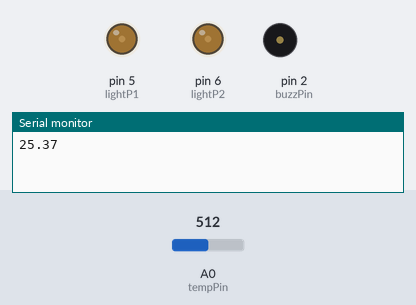
The sketch below on a simulated Arduino Uno, built with avr-gcc and run on an emulated ATmega328P. On the bench: output pins drawn as LEDs (lit = HIGH), buzzer (waves = sounding), the last lines printed to the serial monitor. The inputs (shaded band) are chosen by the test bench; at power-on: A0 (tempPin) = 512.

Above: at 1.2 s.
1.3 s: A0 (tempPin) set to 545
At 2.5 s:
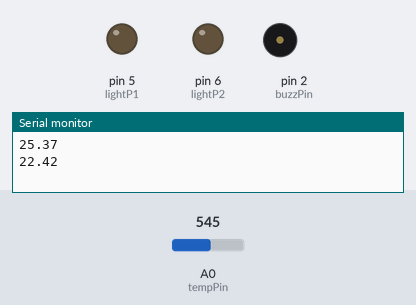
3.0 s: A0 (tempPin) set to 306
At 4.5 s:
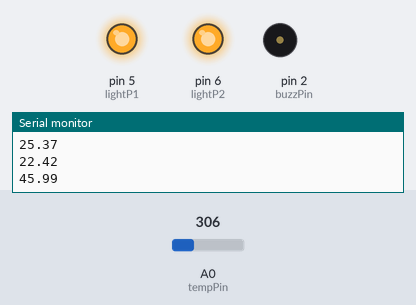
7.5 s: A0 (tempPin) set to 473
11.0 s: A0 (tempPin) set to 498
At 12.2 s:
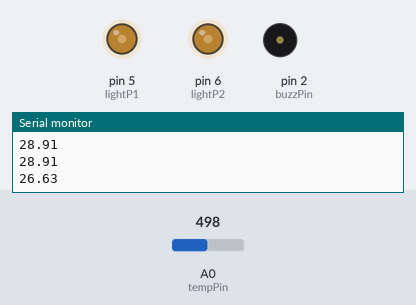
15.5 s: A0 (tempPin) set to 511
At 15.9 s:
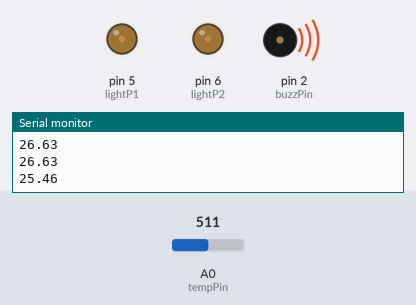
Timing chart, 0 to 21.5 s (numbered marks = the images above; inputs shaded):
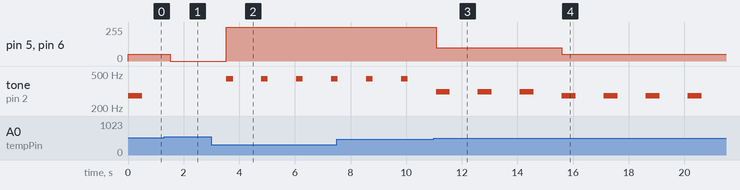

Measured:
- the behaviour switches between 527 and 528 on A0 (tempPin) (found by bisection; images 0 and 1)
- the behaviour switches between 482 and 483 on A0 (tempPin) (found by bisection; images 2 and 3)
- after the input at 1.3 s, pin 5 (lightP1), pin 6 (lightP2): 50/255 → 0/255 after 0.22 s; tone on pin 2 (buzzPin): stays silent (without the input it goes to 277 Hz after 0.22 s)
- after the input at 3.0 s, pin 5 (lightP1), pin 6 (lightP2): 0/255 → 255/255 after 0.53 s; tone on pin 2 (buzzPin): alternates 440 Hz for 0.25 s and silent for 1.0 s, starting after 0.53 s
- after the input at 11.0 s, pin 5 (lightP1), pin 6 (lightP2): 255/255 → 100/255 after 0.07 s
- after the input at 15.5 s, pin 5 (lightP1), pin 6 (lightP2): 100/255 → 50/255 after 0.10 s

The sketch:

buzzTemp.ino
```cpp
int tempPin = A0;
int buzzPin = 2;
int lightP1 = 5;
int lightP2 = 6;


int numTones = 10;
int tones[] = {261, 277, 294, 311, 330, 349, 370, 392, 415, 440};
int timeRun = 19;


void setup() {
  // put your setup code here, to run once:
  Serial.begin(9600);
}

void loop() {
  // put your main code here, to run repeatedly:

  while(Serial.available()) {
    Serial.read();
  }

  int val = analogRead(tempPin);
  float volt = val*5.0/1023.0;
  float res = volt/(5-volt)*9.88*1000;
  float temp = 9.57e-04+3.15e-04*log(res)-1.17e-05*pow(log(res),2)+6.23e-07*pow(log(res),3);
  temp = pow(temp,-1) - 273.15;
  if(timeRun > 0)
    timeRun--;
  else if(timeRun == 0){
        temp = 0;
    tone(buzzPin,tones[7]);
    noTone(buzzPin);
    tone(buzzPin,tones[2]);
    noTone(buzzPin);
    tone(buzzPin,tones[5]);
    noTone(buzzPin);
    timeRun--;
  }


  Serial.println(temp);
  Serial.flush();

  int tempLevelOne = 24;
  int tempLevelTwo = 28;

  if(temp < tempLevelOne)
  {
    analogWrite(lightP1,0);
    analogWrite(lightP2,0);
    noTone(buzzPin);
    delay(1000);
  }
  else if(temp >= tempLevelOne && temp < tempLevelTwo)
  {
    if(temp >= tempLevelOne && temp < tempLevelOne+1){
      analogWrite(lightP1,25);
      analogWrite(lightP2,25);
      tone(buzzPin,tones[0]);

    }
    else if(temp >= tempLevelOne+1 && temp < tempLevelOne+2){
      analogWrite(lightP1,50);
      analogWrite(lightP2,50);
      tone(buzzPin,tones[1]);
    }
    else{
      analogWrite(lightP1,100);
      analogWrite(lightP2,100);
      tone(buzzPin,tones[3]);
    }
    delay(500);
    noTone(buzzPin);
  }
  else if(temp >= tempLevelTwo)
  {
    analogWrite(lightP1,255);
    analogWrite(lightP2,255);
    tone(buzzPin,tones[9]);

    delay(250);
    noTone(buzzPin);
  }
  delay(1000);
}
```
